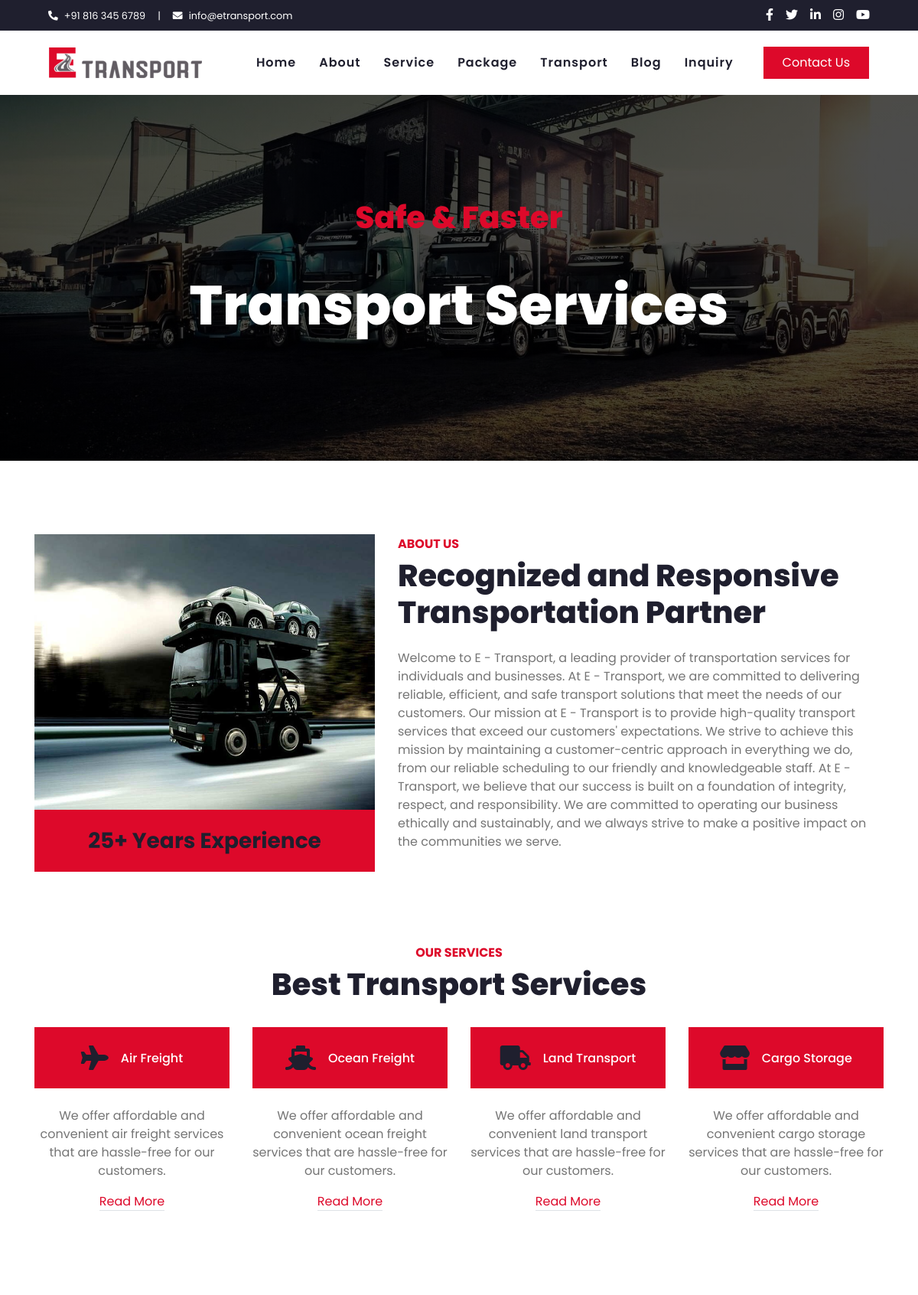
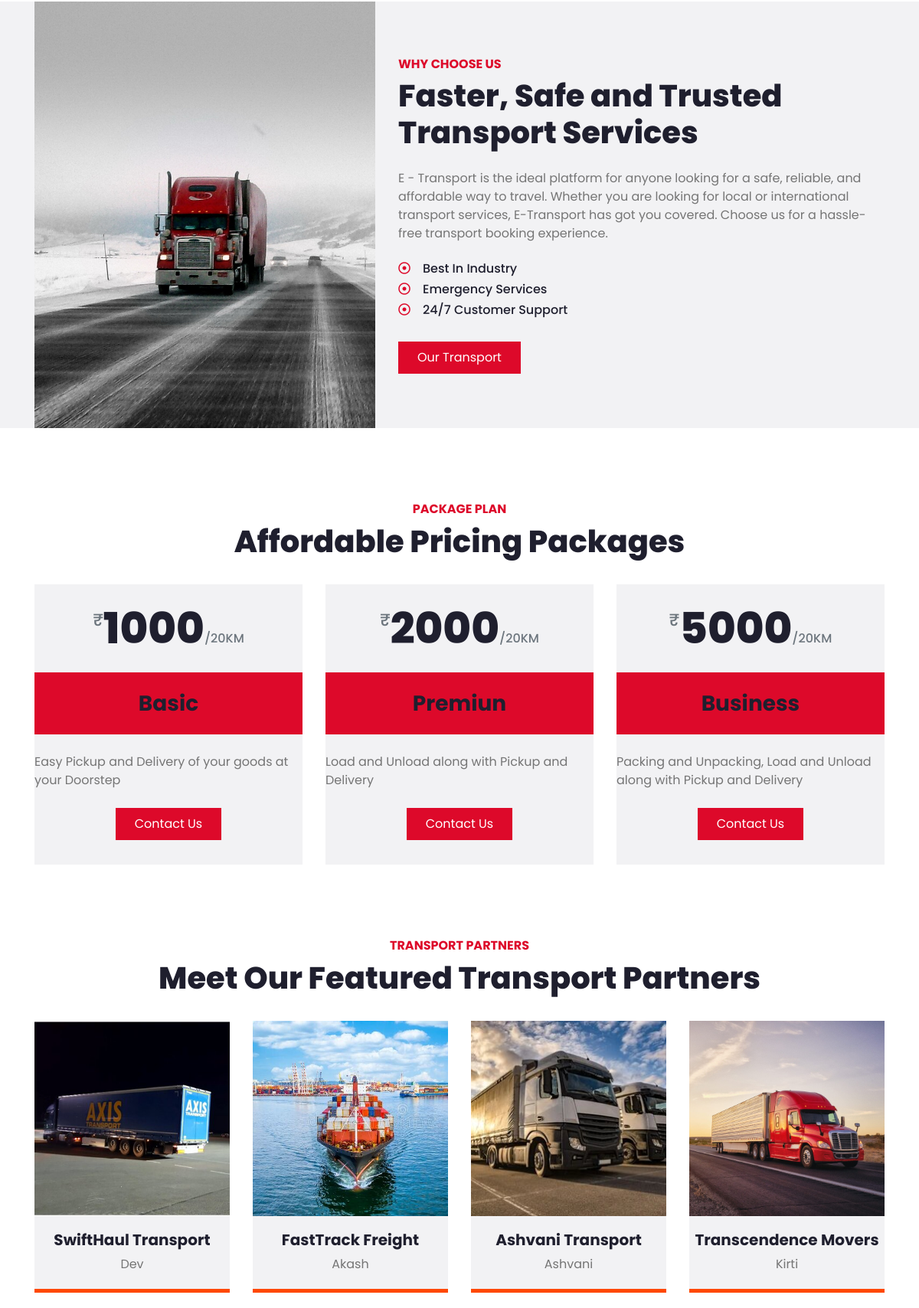
The page / (upper part) on the database its author committed (2 pictures, top to bottom).
### tables this page shows
CREATE TABLE `tbl_package` (
  `id` int(11) NOT NULL,
  `package_name` varchar(150) NOT NULL,
  `price` varchar(150) NOT NULL,
  `description` text NOT NULL,
  `created_on` date NOT NULL,
  `updated_on` date NOT NULL,
  `status` enum('0','1') NOT NULL DEFAULT '1'
);

CREATE TABLE `tbl_transport` (
  `id` int(11) NOT NULL,
  `business_name` varchar(150) NOT NULL,
  `gst` varchar(150) NOT NULL,
  `pan` varchar(150) NOT NULL,
  `owner_name` varchar(150) NOT NULL,
  `owner_email` varchar(150) NOT NULL,
  `owner_mobile` varchar(150) NOT NULL,
  `start_time` varchar(150) NOT NULL,
  `end_time` varchar(150) NOT NULL,
  `working_days` varchar(150) NOT NULL,
  `email` varchar(150) NOT NULL,
  `website` varchar(150) NOT NULL,
  `transport_mobile` varchar(150) NOT NULL,
  `address` varchar(250) NOT NULL,
  `land_mark` varchar(150) NOT NULL,
  `country_id` int(11) NOT NULL,
  `state_id` int(11) NOT NULL,
  `city_id` int(11) NOT NULL,
  `location_id` int(11) NOT NULL,
  `logo` varchar(200) NOT NULL,
  `cover` varchar(200) NOT NULL,
  `short_description` text NOT NULL,
  `long_description` text NOT NULL,
  `created_on` date NOT NULL,
  `updated_on` date NOT NULL,
  `featured` int(11) NOT NULL DEFAULT 0,
  `status` enum('0','1') NOT NULL DEFAULT '1'
);

### index.php (the view, shortened to what this page needs)
<?php
include("admin/config/dbconnect.php");
$trandom_query="select * from tbl_transport where featured=1 order by rand() limit 4";
$trandom_data=$conn->query($trandom_query);
$package_query="select * from tbl_package";
$package_data=$conn->query($package_query);
?>
<!DOCTYPE html>
<html lang="en">
<head>
    <link href="https://cdnjs.cloudflare.com/ajax/libs/font-awesome/5.10.0/css/all.min.css" rel="stylesheet">
    <link href="lib/owlcarousel/assets/owl.carousel.min.css" rel="stylesheet">
    <link href="css/style.css" rel="stylesheet">
</head>
<body>
    <?php include("include/topbar.php"); ?>
    <?php include("include/navbar.php"); ?>
    <div class="jumbotron jumbotron-fluid mb-5">
        <div class="container text-center py-5">
            <br>
            <h1 class="text-primary mb-4">Safe & Faster</h1>
            <br>
            <h1 class="text-white display-3 mb-5">Transport Services</h1>
        </div>
    </div>
    <div class="container-fluid py-5">
        <div class="container">
            <div class="row align-items-center">
                <div class="col-lg-5 pb-4 pb-lg-0">
                    <img class="img-fluid w-100" src="img/mini-truck.jpg" alt="">
                    <div class="bg-primary text-dark text-center p-4">
                        <h3 class="m-0">25+ Years Experience</h3>
                    </div>
                </div>
                <div class="col-lg-7">
                    <h6 class="text-primary text-uppercase font-weight-bold">About Us</h6>
                    <h1 class="mb-4">Recognized and Responsive Transportation Partner</h1>
                    <p class="mb-4">Welcome to E - Transport, a leading provider of transportation
                        services for individuals and businesses. At E - Transport, we are committed to
                        delivering reliable, efficient, and safe transport solutions that meet the
                        needs of our customers. Our mission at E - Transport is to provide high-quality
                        transport services that exceed our customers' expectations.
                        We strive to achieve this mission by maintaining a customer-centric approach in
                        everything we do, from our reliable scheduling to our friendly and knowledgeable staff.
                        At E - Transport, we believe that our success is built on a foundation of integrity,
                        respect, and responsibility. We are committed to operating our business ethically and
                        sustainably, and we always strive to make a positive impact on the communities we serve.</p>
                </div>
            </div>
        </div>
    </div>
    <div class="container-fluid pt-5">
        <div class="container">
            <div class="text-center pb-2">
                <h6 class="text-primary text-uppercase font-weight-bold">Our Services</h6>
                <h1 class="mb-4">Best Transport Services</h1>
            </div>
            <div class="row pb-3">
                <div class="col-lg-3 col-md-6 text-center mb-5">
                    <div class="d-flex align-items-center justify-content-center bg-primary mb-4 p-4">
                        <i class="fa fa-2x fa-plane text-dark pr-3"></i>
                        <h6 class="text-white font-weight-medium m-0">Air Freight</h6>
                    </div>
                    <p>We offer affordable and convenient air freight services that are hassle-free for our customers.</p>
                    <a class="border-bottom text-decoration-none" href="service.php">Read More</a>
                </div>
                <div class="col-lg-3 col-md-6 text-center mb-5">
                    <div class="d-flex align-items-center justify-content-center bg-primary mb-4 p-4">
                        <i class="fa fa-2x fa-ship text-dark pr-3"></i>
                        <h6 class="text-white font-weight-medium m-0">Ocean Freight</h6>
                    </div>
                    <p>We offer affordable and convenient ocean freight services that are hassle-free for our customers.</p>
                    <a class="border-bottom text-decoration-none" href="service.php">Read More</a>
                </div>
                <div class="col-lg-3 col-md-6 text-center mb-5">
                    <div class="d-flex align-items-center justify-content-center bg-primary mb-4 p-4">
                        <i class="fa fa-2x fa-truck text-dark pr-3"></i>
                        <h6 class="text-white font-weight-medium m-0">Land Transport</h6>
                    </div>
                    <p>We offer affordable and convenient land transport services that are hassle-free for our customers.</p>
                    <a class="border-bottom text-decoration-none" href="service.php">Read More</a>
                </div>
                <div class="col-lg-3 col-md-6 text-center mb-5">
                    <div class="d-flex align-items-center justify-content-center bg-primary mb-4 p-4">
                        <i class="fa fa-2x fa-store text-dark pr-3"></i>
                        <h6 class="text-white font-weight-medium m-0">Cargo Storage</h6>
                    </div>
                    <p>We offer affordable and convenient cargo storage services that are hassle-free for our customers.</p>
                    <a class="border-bottom text-decoration-none" href="service.php">Read More</a>
                </div>
            </div>
        </div>
    </div>
    <div class="container-fluid bg-secondary my-5">
        <div class="container">
            <div class="row align-items-center">
                <div class="col-lg-5">
                    <img class="img-fluid w-100" src="img/truck.jpg" alt="">
                </div>
                <div class="col-lg-7 py-5 py-lg-0">
                    <h6 class="text-primary text-uppercase font-weight-bold">Why Choose Us</h6>
                    <h1 class="mb-4">Faster, Safe and Trusted Transport Services</h1>
                    <p class="mb-4">E - Transport is the ideal platform for anyone looking for a safe, reliable,
                         and affordable way to travel.  Whether you are looking for local or international transport
                         services, E-Transport has got you covered. Choose us for a hassle-free transport booking experience.</p>
                    <ul class="list-inline">
                        <li><h6><i class="far fa-dot-circle text-primary mr-3"></i>Best In Industry</h6>
                        <li><h6><i class="far fa-dot-circle text-primary mr-3"></i>Emergency Services</h6></li>
                        <li><h6><i class="far fa-dot-circle text-primary mr-3"></i>24/7 Customer Support</h6></li>
                    </ul>
                    <a href="transport.php" class="btn btn-primary mt-3 py-2 px-4">Our Transport</a>
                </div>
            </div>
        </div>
    </div>
    <div class="container-fluid pt-5">
        <div class="container">
            <div class="text-center pb-2">
                <h6 class="text-primary text-uppercase font-weight-bold">Package Plan</h6>
                <h1 class="mb-4">Affordable Pricing Packages</h1>
            </div>
            <div class="row">
                <?php while($row = $package_data->fetch_assoc()){
                ?>
                <div class="col-md-4 mb-5">
                    <div class="bg-secondary" >
                        <div class="text-center p-4">
                            <h1 class="display-4 mb-0">
                                <small class="align-top text-muted font-weight-medium" style="font-size: 22px; line-height: 45px;">₹</small><?php echo $row['price'];?><small class="align-bottom text-muted font-weight-medium" style="font-size: 16px; line-height: 40px;">/20KM</small>
                            </h1>
                        </div>
                        <div class="bg-primary text-center p-4">
                            <h3 class="m-0"><?php echo $row['package_name'];?></h3>
                        </div>
                        <div class="d-flex flex-column align-items-center py-4">
                            <p id="price-desc"><?php echo $row['description'];?></p>
                            <a href="contact.php" class="btn btn-primary py-2 px-4 my-2">Contact Us</a>
                        </div>
                    </div>
                </div>
                <?php } ?>
            </div>
        </div>
    </div>
        <div class="container-fluid pt-5">
        <div class="container">
            <div class="text-center pb-2">
                <h6 class="text-primary text-uppercase font-weight-bold">Transport Partners</h6>
                <h1 class="mb-4">Meet Our Featured Transport Partners</h1>
            </div>
            <div class="row">
                <?php while($row = $trandom_data->fetch_assoc()){ ?>
                <div class="col-lg-3 col-md-6">
                    <div class="team card position-relative overflow-hidden border-0 mb-5">
                        <div class="imagediv">
                        <a href="transport-detail.php?id=<?php echo $row['id']; ?>">
                        <img class="card-img-top" src="<?php echo "./uploads/transport/".$row['logo']; ?>" alt="logo">
                        </a>
                        </div>
                        <div class="card-body text-center p-0">
                            <div class="team-text d-flex flex-column justify-content-center bg-secondary">
                                <h5 class="font-weight-bold"><?php echo $row['business_name'];?></h5>
                                <span><?php echo $row['owner_name'];?></span>
                            </div>
                        </div>
                    </div>
                </div>
                <?php } ?>
            </div>
        </div>
        </div>
</body>
</html>

### rows shown on the page
tbl_package: price "1000", package_name "Basic", description "Easy Pickup and Delivery of your goods at your Doorstep"
tbl_package: price "2000", package_name "Premiun", description "Load and Unload along with Pickup and Delivery"
tbl_package: price "5000", package_name "Business", description "Packing and Unpacking, Load and Unload along with Pickup and Delivery"
tbl_transport: logo (picture), business_name "SwiftHaul Transport", owner_name "Dev"
tbl_transport: logo (picture), business_name "FastTrack Freight", owner_name "Akash"
tbl_transport: logo (picture), business_name "Ashvani Transport", owner_name "Ashvani"
tbl_transport: logo (picture), business_name "Transcendence Movers", owner_name "Kirti"
